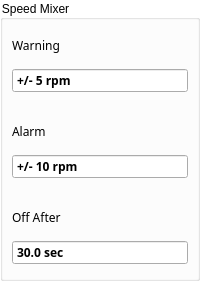
       <widget class="QGroupBox" name="groupBoxMixerVelocity">
        <property name="sizePolicy">
         <sizepolicy hsizetype="Preferred" vsizetype="Preferred">
          <horstretch>0</horstretch>
          <verstretch>0</verstretch>
         </sizepolicy>
        </property>
        <property name="styleSheet">
         <string notr="true">QGroupBox{
    background-color: transparent;
}</string>
        </property>
        <property name="title">
         <string>Speed Mixer</string>
        </property>
        <layout class="QGridLayout" name="gridLayout_13">
         <property name="leftMargin">
          <number>0</number>
         </property>
         <property name="topMargin">
          <number>0</number>
         </property>
         <property name="rightMargin">
          <number>0</number>
         </property>
         <property name="bottomMargin">
          <number>4</number>
         </property>
         <property name="spacing">
          <number>4</number>
         </property>
         <item row="0" column="0">
          <widget class="ContentBoardItem" name="widgetDashBoardWarnLevelMixerVelocity" native="true">
           <property name="sizePolicy">
            <sizepolicy hsizetype="Preferred" vsizetype="Preferred">
             <horstretch>0</horstretch>
             <verstretch>0</verstretch>
            </sizepolicy>
           </property>
           <property name="minimumSize">
            <size>
             <width>0</width>
             <height>82</height>
            </size>
           </property>
           <property name="maximumSize">
            <size>
             <width>16777215</width>
             <height>82</height>
            </size>
           </property>
           <property name="styleSheet">
            <string notr="true">/*QFrame{
     background:rgb(249,247,248);
     min-height: 80px;
     max-height: 80px;
}

QLabel{
  background:rgb(249,247,248);
  color: rgb(39,51,66);
  font-size: 16px;
  font-family: Siemens Sans;
  min-height: 20px;
  max-height: 20px;
}

QDoubleSpinBox{
  background:rgb(255,255,255);
  color: rgb(39,51,66);
  font-size: 16px;
  font-weight: bold;
  font-family: Siemens Sans;
  min-height: 32px;
  max-height: 32px;
}
*/
QDoubleSpinBox::focus{
 border: 2px solid rgb(0,95,135);
}
</string>
           </property>
           <layout class="QGridLayout" name="gridLayout_49">
            <property name="leftMargin">
             <number>9</number>
            </property>
            <property name="rightMargin">
             <number>9</number>
            </property>
            <item row="0" column="0">
             <widget class="QLabel" name="labelContentBoardWarnLevelMixerVelocity">
              <property name="font">
               <font>
                <family>Siemens Sans</family>
               </font>
              </property>
              <property name="text">
               <string>Warning</string>
              </property>
             </widget>
            </item>
            <item row="1" column="0">
             <widget class="QDoubleSpinBox" name="doubleSpinBoxWarnLevelMixerVelocity">
              <property name="font">
               <font>
                <family>Siemens Sans</family>
                <weight>75</weight>
                <bold>true</bold>
               </font>
              </property>
              <property name="styleSheet">
               <string notr="true"/>
              </property>
              <property name="wrapping">
               <bool>false</bool>
              </property>
              <property name="buttonSymbols">
               <enum>QAbstractSpinBox::NoButtons</enum>
              </property>
              <property name="prefix">
               <string>+/- </string>
              </property>
              <property name="suffix">
               <string> rpm</string>
              </property>
              <property name="decimals">
               <number>0</number>
              </property>
              <property name="minimum">
               <double>0.000000000000000</double>
              </property>
              <property name="maximum">
               <double>100.000000000000000</double>
              </property>
              <property name="singleStep">
               <double>1.000000000000000</double>
              </property>
              <property name="value">
               <double>5.000000000000000</double>
              </property>
             </widget>
            </item>
           </layout>
          </widget>
         </item>
         <item row="1" column="0">
          <widget class="ContentBoardItem" name="widgetDashBoardAlarmLevelMixerVelocity" native="true">
           <property name="sizePolicy">
            <sizepolicy hsizetype="Preferred" vsizetype="Preferred">
             <horstretch>0</horstretch>
             <verstretch>0</verstretch>
            </sizepolicy>
           </property>
           <property name="minimumSize">
            <size>
             <width>0</width>
             <height>82</height>
            </size>
           </property>
           <property name="maximumSize">
            <size>
             <width>16777215</width>
             <height>82</height>
            </size>
           </property>
           <property name="styleSheet">
            <string notr="true">/*QFrame{
     background:rgb(249,247,248);
     min-height: 80px;
     max-height: 80px;
}

QLabel{
  background:rgb(249,247,248);
  color: rgb(39,51,66);
  font-size: 16px;
  font-family: Siemens Sans;
  min-height: 20px;
  max-height: 20px;
}

QDoubleSpinBox{
  background:rgb(255,255,255);
  color: rgb(39,51,66);
  font-size: 16px;
  font-weight: bold;
  font-family: Siemens Sans;
  min-height: 32px;
  max-height: 32px;
}
*/
QDoubleSpinBox::focus{
 border: 2px solid rgb(0,95,135);
}
</string>
           </property>
           <layout class="QGridLayout" name="gridLayout_51">
            <property name="leftMargin">
             <number>9</number>
            </property>
            <property name="rightMargin">
             <number>9</number>
            </property>
            <item row="0" column="0">
             <widget class="QLabel" name="labelContentBoardAlarmLevelMixerVelocity">
              <property name="font">
               <font>
                <family>Siemens Sans</family>
               </font>
              </property>
              <property name="text">
               <string>Alarm</string>
              </property>
             </widget>
            </item>
            <item row="1" column="0">
             <widget class="QDoubleSpinBox" name="doubleSpinBoxAlarmLevelMixerVelocity">
              <property name="font">
               <font>
                <family>Siemens Sans</family>
                <weight>75</weight>
                <bold>true</bold>
               </font>
              </property>
              <property name="styleSheet">
               <string notr="true"/>
              </property>
              <property name="wrapping">
               <bool>false</bool>
              </property>
              <property name="buttonSymbols">
               <enum>QAbstractSpinBox::NoButtons</enum>
              </property>
              <property name="prefix">
               <string>+/- </string>
              </property>
              <property name="suffix">
               <string> rpm</string>
              </property>
              <property name="decimals">
               <number>0</number>
              </property>
              <property name="minimum">
               <double>0.000000000000000</double>
              </property>
              <property name="maximum">
               <double>100.000000000000000</double>
              </property>
              <property name="singleStep">
               <double>1.000000000000000</double>
              </property>
              <property name="value">
               <double>10.000000000000000</double>
              </property>
             </widget>
            </item>
           </layout>
          </widget>
         </item>
         <item row="2" column="0">
          <widget class="ContentBoardItem" name="widgetDashBoardMaschineStopMixerVelocity" native="true">
           <property name="sizePolicy">
            <sizepolicy hsizetype="Preferred" vsizetype="Preferred">
             <horstretch>0</horstretch>
             <verstretch>0</verstretch>
            </sizepolicy>
           </property>
           <property name="minimumSize">
            <size>
             <width>0</width>
             <height>82</height>
            </size>
           </property>
           <property name="maximumSize">
            <size>
             <width>16777215</width>
             <height>82</height>
            </size>
           </property>
           <property name="styleSheet">
            <string notr="true">/*QFrame{
     background:rgb(249,247,248);
     min-height: 80px;
     max-height: 80px;
}

QLabel{
  background:rgb(249,247,248);
  color: rgb(39,51,66);
  font-size: 16px;
  font-family: Siemens Sans;
  min-height: 20px;
  max-height: 20px;
}

QDoubleSpinBox{
  background:rgb(255,255,255);
  color: rgb(39,51,66);
  font-size: 16px;
  font-weight: bold;
  font-family: Siemens Sans;
  min-height: 32px;
  max-height: 32px;
}
*/
QDoubleSpinBox::focus{
 border: 2px solid rgb(0,95,135);
}
</string>
           </property>
           <layout class="QGridLayout" name="gridLayout_52">
            <property name="leftMargin">
             <number>9</number>
            </property>
            <property name="rightMargin">
             <number>9</number>
            </property>
            <item row="0" column="0">
             <widget class="QLabel" name="labelContentBoardMaschineStopMixerVelocity">
              <property name="font">
               <font>
                <family>Siemens Sans</family>
               </font>
              </property>
              <property name="text">
               <string>Off After</string>
              </property>
             </widget>
            </item>
            <item row="1" column="0">
             <widget class="QDoubleSpinBox" name="doubleSpinBoxMaschineStopMixerVelocity">
              <property name="font">
               <font>
                <family>Siemens Sans</family>
                <weight>75</weight>
                <bold>true</bold>
               </font>
              </property>
              <property name="styleSheet">
               <string notr="true"/>
              </property>
              <property name="wrapping">
               <bool>false</bool>
              </property>
              <property name="buttonSymbols">
               <enum>QAbstractSpinBox::NoButtons</enum>
              </property>
              <property name="suffix">
               <string> sec</string>
              </property>
              <property name="decimals">
               <number>1</number>
              </property>
              <property name="minimum">
               <double>0.000000000000000</double>
              </property>
              <property name="maximum">
               <double>100000.000000000000000</double>
              </property>
              <property name="singleStep">
               <double>1.000000000000000</double>
              </property>
              <property name="value">
               <double>30.000000000000000</double>
              </property>
             </widget>
            </item>
           </layout>
          </widget>
         </item>
        </layout>
       </widget>
